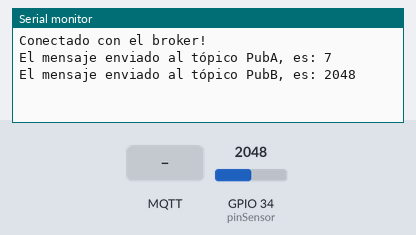
Recording of a sketch running on a simulated ESP32. On the bench: the last lines printed to the serial monitor. The test bench sets the inputs (shaded band); at power-on: GPIO 34 (pinSensor) = 2048. Random numbers use the default seed unless the sketch sets one; no MQTT or app messages arrive unless stated.

Above: at 2.2 s.
2.3 s: MQTT message "1" arrives on the first subscribed topic
At 2.76 s:
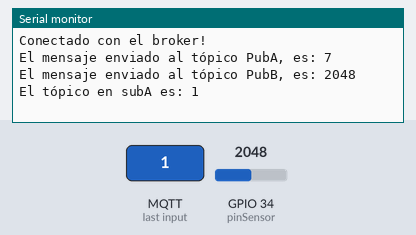
4.1 s: MQTT message "on" arrives on the first subscribed topic
At 4.7 s:
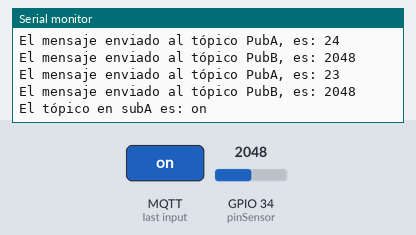
5.7 s: MQTT message "off" arrives on the first subscribed topic
7.3 s: MQTT message "1" arrives on the second subscribed topic
At 7.69 s:
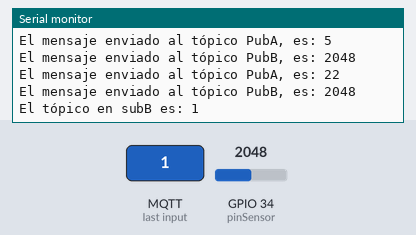
8.9 s: MQTT message "on" arrives on the second subscribed topic
At 9.7 s:
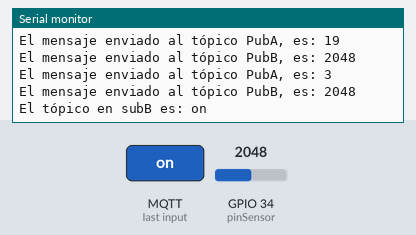
10.5 s: MQTT message "off" arrives on the second subscribed topic
At 10.8 s:
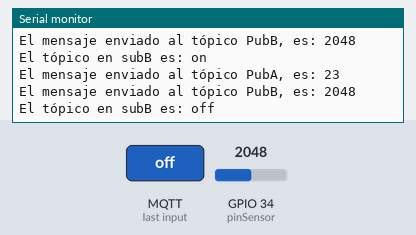
Timing chart, 0 to 13.1 s (numbered marks = the images above; inputs shaded):
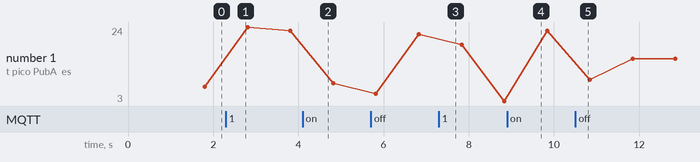

The sketch:

MQTT.ino
```cpp
/*
  Universidad Nacional Autónoma de México
  Facultad de Ciencias
  Licenciatura en Ciencias de la Computación
  Seminario de Ciencias de la Computación A: Introducción al Internet de las Cosas

  Escrito por: M. en I. Valente Vázquez Velázquez
  Última modificación: 20-abril-2023
  https://sites.google.com/ciencias.unam.mx/introduccion-iot-fc/inicio
*/

//Biblioteca para MQTT
#include "EspMQTTClient.h"

#define pinSensor 34

//Variables de configuración del objeto MQTT cliente
const char* ssid = "Clase_IoT";
const char* password = "0123456789";
const char* broker = "test.mosquitto.org";
const char* nameClient = "ESP32_Vazzvel"; //Cambiar nombre
const int port = 1883;

int count = 0; //contador

//Objeto cliente
EspMQTTClient client(ssid, password, broker, nameClient, port);

void setup() {
  Serial.begin(115200);
  pinMode(pinSensor, INPUT);

  if (!client.isConnected()){
    Serial.println("Conectado con el broker!");
  }
  else{
    Serial.println("No Conectado, revise su conexión");
  }
  delay(1000);
}

//Función que se encarga de suscribirse a los tópicos
void onConnectionEstablished(){
  client.subscribe("ClaseIoT/Vazzvel/SubA", [](const String & payloadA) {
    Serial.print("El tópico en subA es: ");
    Serial.println(payloadA);
  });

  client.subscribe("ClaseIoT/Vazzvel/SubB", [](const String & payloadB) {
    Serial.print("El tópico en subB es: ");
    Serial.println(payloadB);
  });
}

void loop() {
  client.loop(); //Manejador del cliente MQTT
  count++;

  if(count%5 == 0){ //Si el residuo de count/5 es igual a cero (módulo)
    int val = random(0, 25); //valor aleatorio entre 0 y 25
    client.publish("ClaseIoT/Vazzvel/PubA", String(val)); //Publica la variable var en tipo String
    Serial.print("El mensaje enviado al tópico PubA, es: ");
    Serial.println(val);

    int sensor = analogRead(pinSensor);
    client.publish("ClaseIoT/Vazzvel/PubB", String(sensor)); //Publica la variable var en tipo String
    Serial.print("El mensaje enviado al tópico PubB, es: ");
    Serial.println(sensor);
  }
  delay(200);
}
```

Measured:
- after the input at 2.3 s, the serial monitor: prints a new line after 0.31 s (image 1)
- after the input at 4.1 s, the serial monitor: prints a new line after 0.12 s (image 2)
- after the input at 7.3 s, the serial monitor: prints a new line after 0.13 s (image 3)
- after the input at 8.9 s, the serial monitor: prints a new line after 0.14 s (image 4)
- after the input at 10.5 s, the serial monitor: prints a new line after 0.14 s (image 5)
